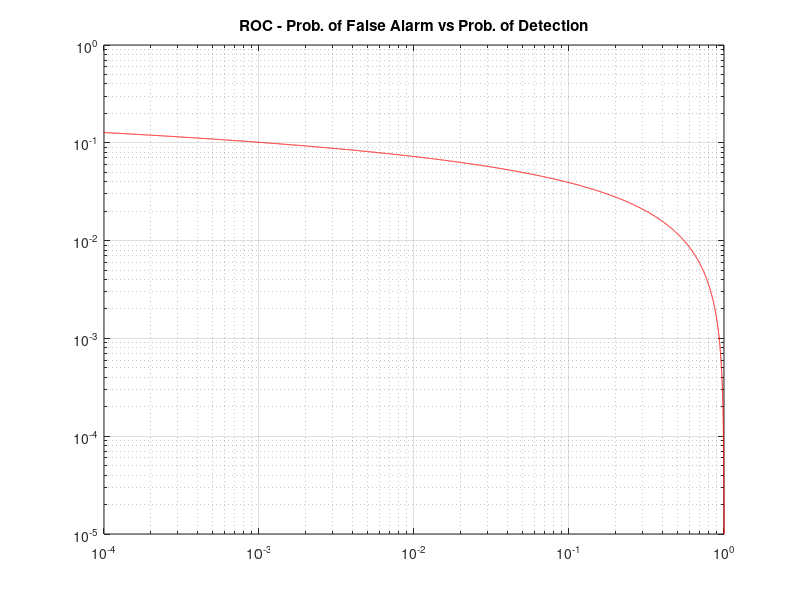

Write MATLAB code to recreate this figure.
function ErgyDetectionRayChannel()
%% This funciton is used to calculate the Energy of a Rayleigh Fading
% Channel
clc;
% clear all;

L = 10; % Number of sensing samples to be taken
snr_db = 20; % Average SNR in decibel for Rayleigh channel

snr = 10.^(snr_db./10);
thresh = 0:0.01:100; % Threhsold

Pf= 1- gammainc(thresh./2, L./2); % Calculation of probability of false alarm
pd = [];

A = snr./(1 + snr);
u = L./2; % Time-Bandwidth product

for pp = 1:length(Pf)
    
    n = 0:1:u-2;
    term_sum1 = sum((1./factorial(n)).*(thresh(pp)./2).^(n));
    term_sum2 = sum((1./factorial(n)).*(((thresh(pp)./2).*(A)).^(n)));
    pd(pp) = exp(-thresh(pp)./2).*term_sum1 + (1./A).^(u-1).*(exp(-thresh(pp)./(2.*(1+snr))) - exp(-thresh(pp)./2).*term_sum2); % Probability of detection
    
end

figure;
loglog(Pf,1-pd,'r') % ROC curve
title('ROC - Prob. of False Alarm vs Prob. of Detection');
grid on
xlim([10^-4 1])
ylim([10^-5 1])

end